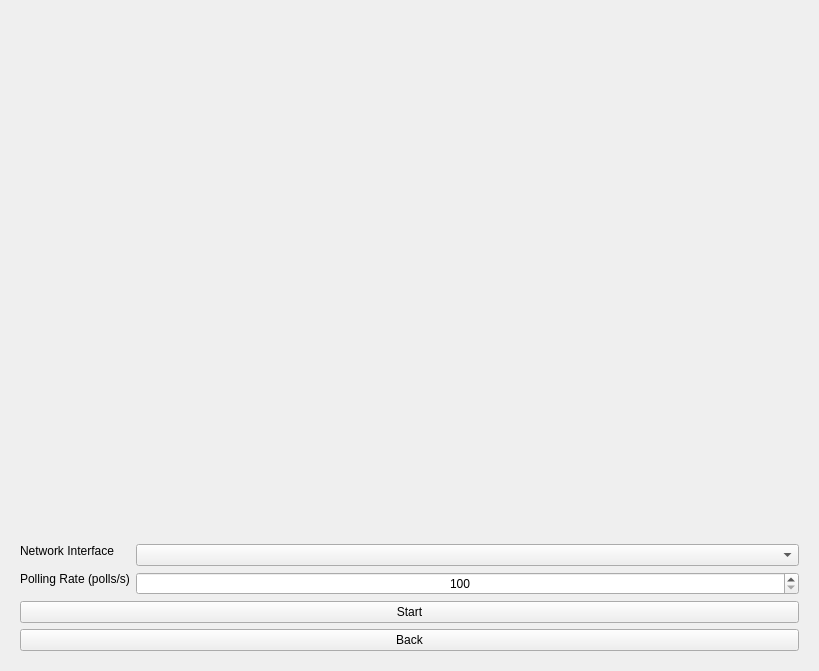
<?xml version="1.0" encoding="UTF-8"?>
<ui version="4.0">
 <class>NetworkTransceiverMaster</class>
 <widget class="QWidget" name="NetworkTransceiverMaster">
  <property name="geometry">
   <rect>
    <x>0</x>
    <y>0</y>
    <width>819</width>
    <height>671</height>
   </rect>
  </property>
  <property name="windowTitle">
   <string>Form</string>
  </property>
  <layout class="QVBoxLayout" name="verticalLayout">
   <item>
    <widget class="QStackedWidget" name="stackedWidget">
     <property name="currentIndex">
      <number>0</number>
     </property>
     <widget class="QWidget" name="stateMasterInit">
      <layout class="QVBoxLayout" name="verticalLayout_3">
       <item>
        <widget class="QLabel" name="logoLabel">
         <property name="sizePolicy">
          <sizepolicy hsizetype="Expanding" vsizetype="Expanding">
           <horstretch>0</horstretch>
           <verstretch>0</verstretch>
          </sizepolicy>
         </property>
         <property name="text">
          <string/>
         </property>
         <property name="alignment">
          <set>Qt::AlignCenter</set>
         </property>
        </widget>
       </item>
       <item>
        <layout class="QFormLayout" name="formLayout">
         <item row="0" column="0">
          <widget class="QLabel" name="label_2">
           <property name="sizePolicy">
            <sizepolicy hsizetype="MinimumExpanding" vsizetype="Fixed">
             <horstretch>0</horstretch>
             <verstretch>0</verstretch>
            </sizepolicy>
           </property>
           <property name="text">
            <string>Network Interface</string>
           </property>
           <property name="alignment">
            <set>Qt::AlignCenter</set>
           </property>
          </widget>
         </item>
         <item row="0" column="1">
          <widget class="QComboBox" name="networkInterfaceComboBox"/>
         </item>
         <item row="1" column="0">
          <widget class="QLabel" name="label">
           <property name="sizePolicy">
            <sizepolicy hsizetype="MinimumExpanding" vsizetype="Fixed">
             <horstretch>0</horstretch>
             <verstretch>0</verstretch>
            </sizepolicy>
           </property>
           <property name="text">
            <string>Polling Rate (polls/s)</string>
           </property>
           <property name="alignment">
            <set>Qt::AlignCenter</set>
           </property>
          </widget>
         </item>
         <item row="1" column="1">
          <widget class="QSpinBox" name="pollRateSpinBox">
           <property name="alignment">
            <set>Qt::AlignCenter</set>
           </property>
           <property name="minimum">
            <number>100</number>
           </property>
           <property name="maximum">
            <number>1000</number>
           </property>
          </widget>
         </item>
        </layout>
       </item>
       <item>
        <widget class="QPushButton" name="startPushButton">
         <property name="text">
          <string>Start</string>
         </property>
        </widget>
       </item>
       <item>
        <widget class="QPushButton" name="backPushButton">
         <property name="text">
          <string>Back</string>
         </property>
        </widget>
       </item>
      </layout>
     </widget>
     <widget class="QWidget" name="stateListen">
      <layout class="QVBoxLayout" name="verticalLayout_5">
       <item>
        <layout class="QVBoxLayout" name="verticalLayout_4">
         <item>
          <widget class="QListWidget" name="hostListWidget"/>
         </item>
         <item>
          <layout class="QHBoxLayout" name="horizontalLayout_2">
           <item>
            <widget class="QPushButton" name="backPushButton2">
             <property name="text">
              <string>Back</string>
             </property>
            </widget>
           </item>
           <item>
            <widget class="QPushButton" name="connectPushButton">
             <property name="text">
              <string>Connect</string>
             </property>
            </widget>
           </item>
          </layout>
         </item>
        </layout>
       </item>
      </layout>
     </widget>
     <widget class="QWidget" name="stateSendnput">
      <layout class="QVBoxLayout" name="verticalLayout_7">
       <item>
        <layout class="QVBoxLayout" name="verticalLayout_6">
         <item>
          <widget class="QLabel" name="sendingIconLabel">
           <property name="text">
            <string/>
           </property>
           <property name="pixmap">
            <pixmap resource="../resources/resources.qrc">:/network-transmit-receive.svg</pixmap>
           </property>
           <property name="alignment">
            <set>Qt::AlignCenter</set>
           </property>
          </widget>
         </item>
         <item>
          <widget class="QPushButton" name="stopSendingPushButton">
           <property name="text">
            <string>Stop</string>
           </property>
          </widget>
         </item>
        </layout>
       </item>
      </layout>
     </widget>
    </widget>
   </item>
  </layout>
 </widget>
 <resources>
  <include location="../resources/resources.qrc"/>
 </resources>
 <connections/>
</ui>
